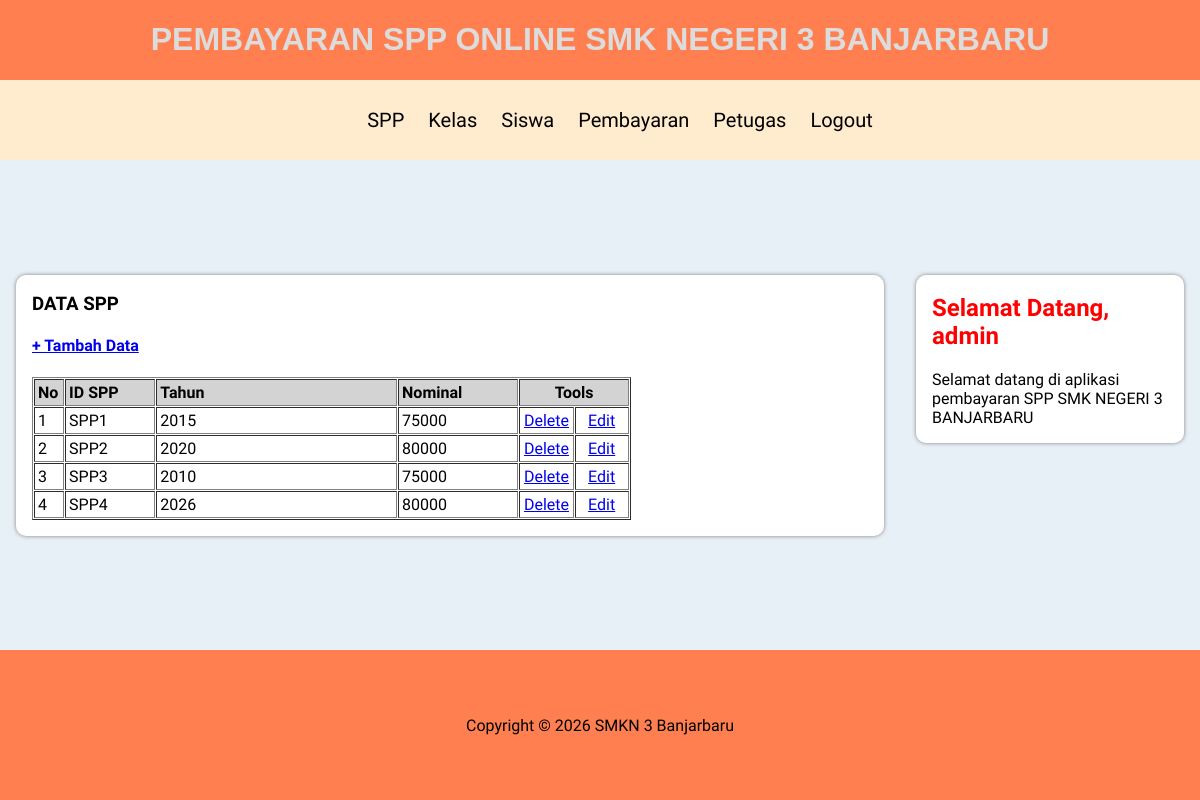
The page /admin/halaman_admin.php?open=data_spp (signed in) on the database its author committed.
### tables this page shows
CREATE TABLE `spp` (
  `id_spp` varchar(5) NOT NULL,
  `tahun` int(4) NOT NULL,
  `nominal` int(10) NOT NULL
);

### admin/data_spp.php (the view)
<?php
include_once "../src/koneksi.php";
?>
<h1><b>DATA SPP</b></h1>
<h4><a href="?open=tambah_spp">+ Tambah Data</a></h4>
<table cellspacing="1" cellpadding="3" border="1">
    <tr bgcolor="lightgray">
        <td width="5%"><b>No</b></td>
        <td width="15%"><b>ID SPP</b></td>
        <td width="40%"><b>Tahun</b></td>
        <td width="20%"><b>Nominal</b></td>
        <td colspan="2" align="center"><b>Tools</b></td>
    </tr>
<?php
$sql = mysqli_query($koneksi, "SELECT * FROM spp ORDER BY id_spp ASC");
$nomor = 0;
while ($data = mysqli_fetch_array($sql)) {
    $nomor++;
?>
    <tr>
        <td><?php echo $nomor; ?></td>
        <td><?php echo $data['id_spp']; ?></td>
        <td><?php echo $data['tahun']; ?></td>
        <td><?php echo $data['nominal']; ?></td>
        <td width="9%" align="center"><a href="?open=hapus_spp&id_spp=<?php echo $data['id_spp']; ?>"
            target="_self" onclick="return confirm('YAKIN INGIN MENGHAPUS DATA SPP INI ... ?')">Delete</a></td>
        <td width="9%" align="center"><a href="?open=edit_spp&id_spp=<?php echo $data['id_spp']; ?>"
            target="_self">Edit</a></td>
    </tr>
<?php } ?>
</table>

### src/style.css (style rules this page uses)
body { box-sizing: border-box; font-family: 'arimo', sans-serif; margin: 0; background-color: rgb(232, 240, 247); display: grid; row-gap: 1rem; grid-template-columns: 3fr 1fr; grid-template-areas: "header header" "main sidebar" "footer footer"; }

### rows shown on the page
spp: id_spp "SPP1", tahun "2015", nominal "75000"
spp: id_spp "SPP2", tahun "2020", nominal "80000"
spp: id_spp "SPP3", tahun "2010", nominal "75000"
spp: id_spp "SPP4", tahun "2026", nominal "80000"

### other values the page prints
$_SESSION['username'] "admin"
